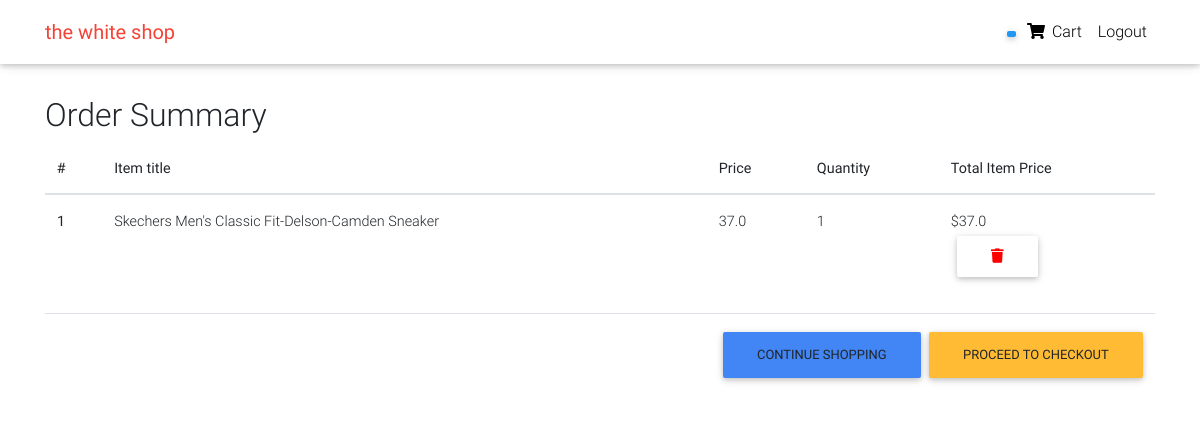
Before: /order/ (signed in) with the older database file.
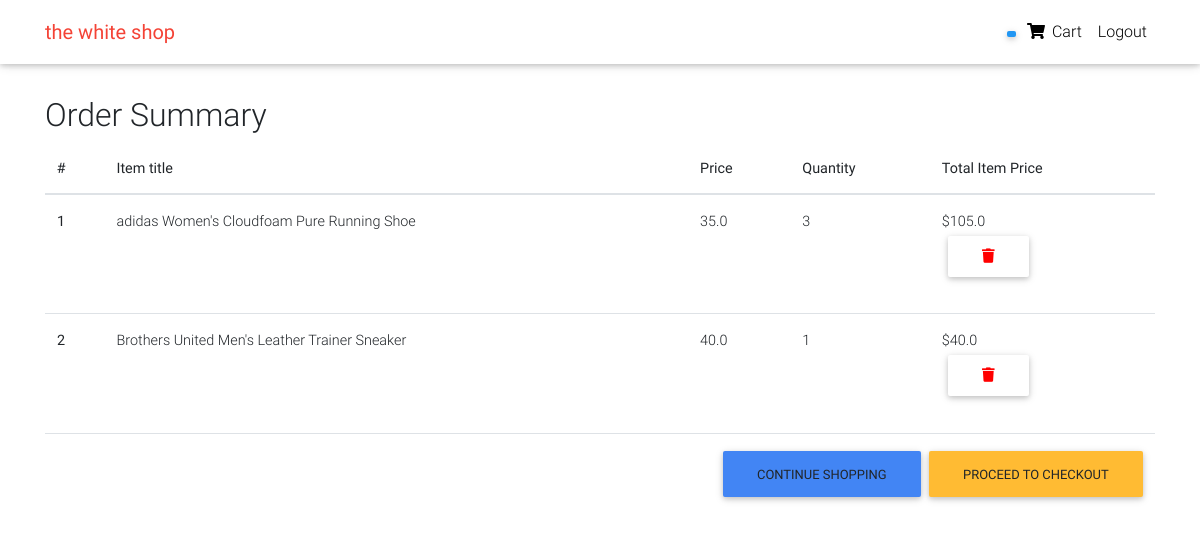
After: the same page with the newer database file.
### mainapp/models.py (models this page shows, shortened)
class OrderItem(models.Model):
    user = models.ForeignKey(settings.AUTH_USER_MODEL,
                             on_delete=models.CASCADE)
    ordered = models.BooleanField(default=False)
    item = models.ForeignKey(Item, on_delete=models.CASCADE)
    quantity = models.IntegerField(default=1)
    @property
    def get_total_item_price(self):
        return self.quantity * self.item.price

class Item(models.Model):
    title = models.CharField(max_length=100)
    price = models.FloatField()
    discount_price = models.FloatField(blank=True, null=True)
    category = models.ForeignKey(Category, on_delete=models.CASCADE)
    slug = models.SlugField()
    description = models.TextField()
    image = models.ImageField(upload_to= 'img', blank= True)

### mainapp/views.py (the view)
# urls.py: path('order/', views.OrderListView.as_view(), name = 'order_register'),
class OrderListView(ListView):
    model = OrderItem
    template_name = 'order.html'
    success_url = reverse_lazy('order_register')
    def get_context_data(self, **kwargs):
        context = super().get_context_data(**kwargs)
        context['orders'] = OrderItem.objects.filter(user=self.request.user, ordered=False)
        return context

### mainapp/templates/order.html (shortened to what this page needs)
{% extends "base.html" %}
{% block content %}
<main>
    <div class="container">
        <div class="table-responsive text-nowrap">
            <h2>Order Summary</h2>
            <table class="table">
                <thead>
                    <tr>
                        <th scope="col">#</th>
                        <th scope="col">Item title</th>
                        <th scope="col">Price</th>
                        <th scope="col">Quantity</th>
                        <th scope="col">Total Item Price</th>
                    </tr>
                </thead>
                <tbody>
                    {% for order_item in object_list %}
                    <tr>
                        <th scope="row">{{ forloop.counter }}</th>
                        <td>{{ order_item.item.title }}</td>
                        <td>{{ order_item.item.price }}</td>
                        <td>
                            {{ order_item.quantity }}
                        </td>
                        <td>
                            {% if order_item.discount_price %}
                            <span class="badge badge-primary">${{ order_item.get_total_discount_item_price }}</span>
                            {% else %}
                            ${{ order_item.get_total_item_price }}
                            {% endif %}
                                <form method='POST' action="{% url 'remove-from-cart' order_item.pk %}">{% csrf_token%}
                                <button  class="btn" type='submit' value='' style='color: red;' >
                                    <i  type='submit' class="fas fa-trash float-right"></i>
                                </button>
                                </form>
                        </td>
                    </tr>
                    {% endfor %}
                    <tr>
                        <td colspan="5">
                            <a class='btn btn-warning float-right ml-2' href='/checkout/'>Proceed to checkout</a>
                            <a class='btn btn-primary float-right' href='/'>Continue shopping</a>
                        </td>
                    </tr>
                </tbody>
            </table>
        </div>
    </div>
</main>
{% endblock content %}

### mainapp/templates/base.html (shortened to what this page needs)
[{% load static %}
<!DOCTYPE html>
<html lang="en">
<head>
	<link rel="stylesheet" href="https://use.fontawesome.com/releases/v5.8.1/css/all.css">
	<link href="{% static 'css/bootstrap.min.css' %}" rel="stylesheet">
	<link href="{% static 'css/mdb.min.css' %}" rel="stylesheet">
	<link href="{% static 'css/style.min.css' %}" rel="stylesheet">
</head>
<nav class="navbar fixed-top navbar-expand-lg navbar-light white scrolling-navbar">
	<div class="container">
		<a class="navbar-brand waves-effect" href="/">
			<strong class="red-text">the white shop</strong>
		</a>
		<div class="collapse navbar-collapse" id="navbarSupportedContent">
			<ul class="navbar-nav nav-flex-icons">
				{% if request.user.is_authenticated %}
				<li class="nav-item">
					<a href="{% url 'order_register' %}" class="nav-link waves-effect">
						<span class="badge blue z-depth-1 mr-1"> </span>
						<i class="fas fa-shopping-cart"></i>
						<span class="clearfix d-none d-sm-inline-block"> Cart </span>
					</a>
				</li>
				<li class="nav-item">
					<a class="nav-link waves-effect" href="/logout">
						<span class="clearfix d-none d-sm-inline-block"> Logout </span>
					</a>
				</li>
				{% endif %}
			</ul>
		</div>
	</div>
</nav>
<body>
	<div class="mt-5 pt-4">
	</div>
	{% block content %}{% endblock content %}
</body>
</html>

### mainapp/templates/base.html (style rules this page uses)
html, body, header, .carousel { height: 60vh; }

Changed rows visible on the page:
removed OrderItem: item "Skechers Men's Classic Fit-Delson-Camden Sneaker", item.price "37.0", quantity "1", get_total_item_price "37.0"
added OrderItem: item "adidas Women's Cloudfoam Pure Running Shoe", item.price "35.0", quantity "3", get_total_item_price "105.0"
added OrderItem: item "Brothers United Men's Leather Trainer Sneaker", item.price "40.0", quantity "1", get_total_item_price "40.0"
